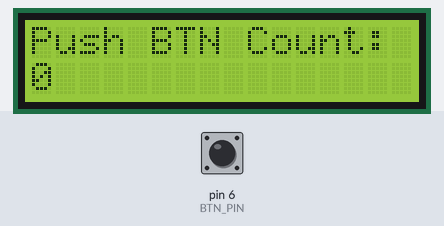
Bench run of a sketch on a simulated Arduino Uno, built with avr-gcc and run on an emulated ATmega328P. Shown: 16×2 character LCD. Inputs (shaded band) come from the test bench; at power-on: pin 6 (BTN_PIN) LOW. What the sketch prints to the serial monitor is not drawn.

Above: at 1.2 s.
1.3 s: pin 6 (BTN_PIN) pulled HIGH for 0.15 s
At 2.4 s:
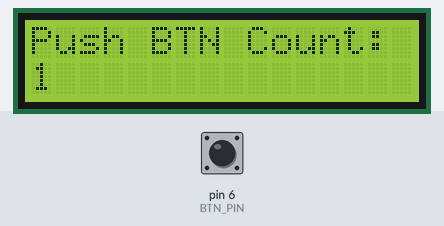
2.9 s: pin 6 (BTN_PIN) pulled HIGH for 1 s
At 3.7 s:
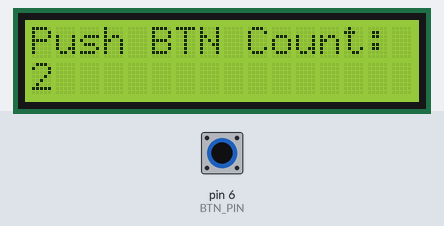
5.4 s: pin 6 (BTN_PIN) pulled HIGH for 0.15 s
At 6.6 s:
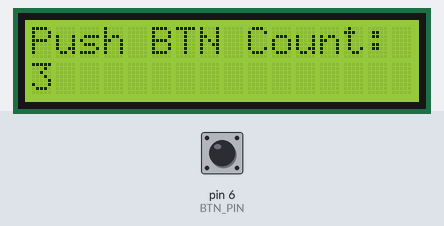
7.0 s: pin 6 (BTN_PIN) pulled HIGH for 1 s
At 8.0 s:
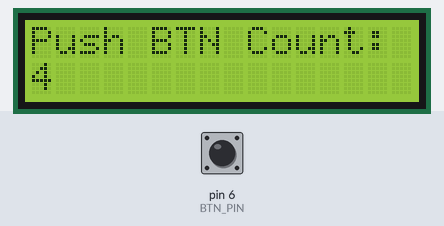
Timing chart, 0 to 10.0 s (numbered marks = the images above; inputs shaded):
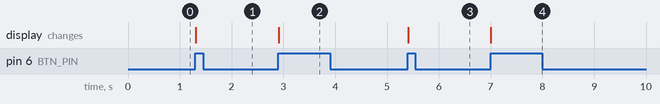

Measured:
- after the input at 1.3 s, the display: changes at once (image 1)
- after the input at 2.9 s, the display: changes at once (image 2)
- after the input at 5.4 s, the display: changes at once (image 3)
- after the input at 7.0 s, the display: changes at once (image 4)

The sketch:

code.ino
```cpp
#include <LiquidCrystal.h>
#define BTN_PIN 6

LiquidCrystal lcd(12, 11, 5, 4, 3, 2);
int button_state = 0;
int previous_state = 0;
int COUNTER = 0;
unsigned long start_time, end_time;

void setup()
{
    lcd.begin(16, 2);
    pinMode(BTN_PIN, INPUT);
    Serial.begin(9600);
    lcd.print("Push BTN Count: ");
}

void loop()
{
    lcd.setCursor(0, 1);
    lcd.print(COUNTER);
    button_state = digitalRead(BTN_PIN);
    if (button_state != previous_state)
    {
        if (button_state == HIGH)
        {
            start_time = millis();
            COUNTER += 1;
            Serial.println("on");
            Serial.print("number of button pushes: ");
            Serial.println(COUNTER);
        }
        else
        {
            end_time = millis();
            int time = (end_time - start_time) / 1000;
            if (time >= 2)
            {
                COUNTER = 0;
            }
            Serial.println("off");
            Serial.print("Lasted for: ");
            Serial.println(time);
        }
        delay(5); // Wait for 5 millisecond(s)
    }
    previous_state = button_state;
}
```
